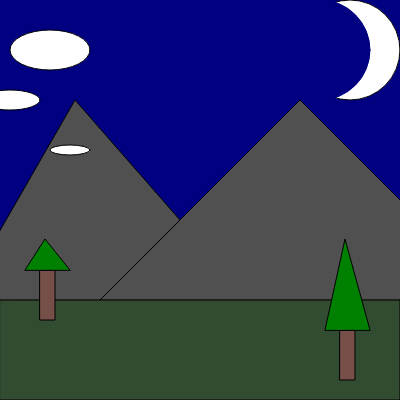
Frame 1 (no input)
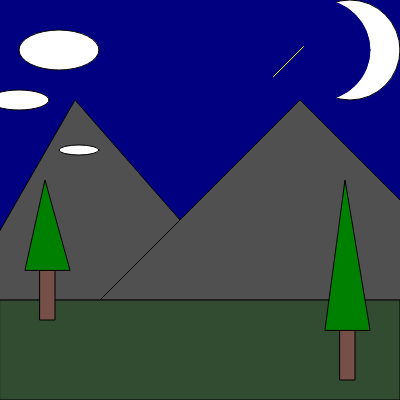
Frame 60 (no input)
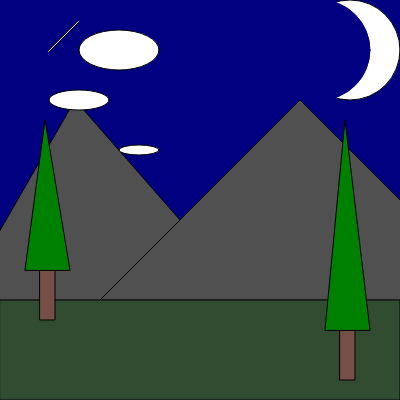
Frame 120 (the mouse pressed at the canvas centre since frame 60)

The p5.js sketch that drew these frames (run headless with seeded random() and noise() and a simulated clock; from frame 60 on, the mouse is pressed at the canvas centre):

// p5.js sketch
// ── sketch.js
// Varibles
let cloudOneX = 50;
let lineXone = 0;
let lineYone = 0;

function setup() {
  createCanvas(400, 400);
}

function draw() {
  background("navy"); // Navy background

  // Moon
  fill(255); // White color circle
  stroke(0); // Outline of circle
  circle(350, 50, 100); // The circle itself and the coords of it
  
  // Overlapping moon with navy circle to make crecent moon
  stroke("navy"); // Circle outline navy color
  fill("navy"); // Navy fill or circle
  circle(320,50,100); // Circle at coords to overlap

  // Mountains
  stroke(0); // Outline of mountains
  fill(80); // Fill of mountain
  triangle(-40,300,75,100, 250,300); // Coords of first mountain/triangle
  triangle(100,300,300,100, 500,300); // Coords of second mountain/triangle

  // Grass
  fill(50,76,50); // Color of grass from rgb
  rect(0,300, 400, 100); // Coords of grass

  // Cloud
  fill(255); // Filling color of the shape
  // Custom variable for x coordinate of cloud
  ellipse(cloudOneX, 50, 80, 40); 
  ellipse(cloudOneX - 40, 100, 60, 20); 
  ellipse(cloudOneX + 20, 150, 40, 10); 

  // Number goes up as the cloud moves
  // Resets at left edge
  cloudOneX = frameCount % width

  // Growing Trees

  // Tree 1
  // Trunk
  fill("rgb(118,80,72)"); // Tree trunk color
  rect(40, 270, 15, 50);  // Tree trunk shape + coords
  // Growing leaves
  fill("green"); // Color of leaves
  triangle(25, 270, 45, 240 - frameCount % 290, 70, 270); // Shape of leaves and framecount is making it grow

  // Tree 2
  // Trunk
  fill("rgb(118,80,72)"); // Tree trunk color
  rect(340, 330, 15, 50); // Tree trunk shape + coords
  // Leaves
  fill("green"); // Leaves color
  triangle(325, 330, 345, 240 - frameCount % 290, 370, 330); // Growing triangle leaves

  // Shooting Stars
  stroke("yellow"); // Color of satars
  line(lineXone, lineYone, lineXone + 30, lineYone - 30);

  //set shooting star to random location
  lineXone = random(0, width);
  lineYone = random(0, height/2);

}
